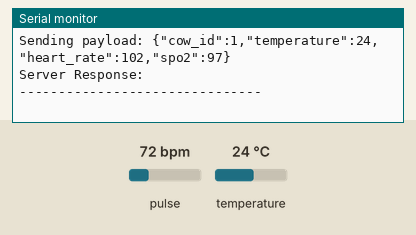
Recording of a sketch running on a simulated ESP32. Shown: the last lines printed to the serial monitor. The inputs (shaded band) are chosen by the test bench; at power-on: pulse 72 bpm, temperature 24 °C. WiFi joins after 1.5 s; servers stay silent unless stated; uploads are accepted with an empty reply; random numbers use the default seed unless the sketch sets one.

Above: at 3.7 s.
3.8 s: pulse set to 42 bpm
6.1 s: temperature set to 12 °C
8.4 s: pulse set to 130 bpm
At 9.46 s:
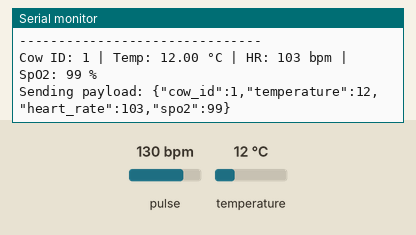
10.7 s: temperature set to 19 °C
At 11.3 s:
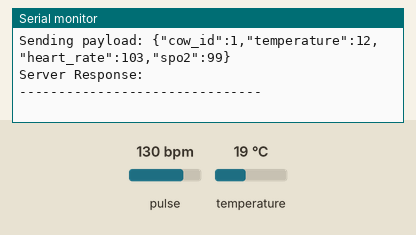

Measured:
- after the input at 8.4 s, the serial monitor: prints a new line after 0.90 s (image 1)

The sketch:

sensor_detak_jantung.ino
```cpp
#include <WiFi.h>
#include <HTTPClient.h>
#include <OneWire.h>
#include <DallasTemperature.h>
#include <ArduinoJson.h>
#include "MAX30105.h"
#include "heartRate.h"

// ===== WiFi =====
const char* ssid = "KOST_PUTRA";
const char* password = "1sampai8";

// ===== API Server =====
const char* serverUrl = "http://192.168.1.25:5001/api/temperature";

// ===== DS18B20 =====
#define ONE_WIRE_BUS 4
OneWire oneWire(ONE_WIRE_BUS);
DallasTemperature sensors(&oneWire);

// ===== MAX30102 =====
MAX30105 particleSensor;

int cow_id = 1; // ID sapi

void setup() {
  Serial.begin(115200);
  delay(1000);

  // ===== DS18B20 =====
  sensors.begin();

  // ===== MAX30102 =====
  if (!particleSensor.begin(Wire, I2C_SPEED_STANDARD)) {
    Serial.println("MAX30102 tidak terdeteksi. Periksa sambungan kabel!");
    while (1);
  }

  particleSensor.setup(); // Setup default sensor
  particleSensor.setPulseAmplitudeRed(0x0A);   // LED Merah
  particleSensor.setPulseAmplitudeGreen(0);    // Matikan LED hijau
  particleSensor.setPulseAmplitudeIR(0x0A);    // LED IR

  // ===== WiFi Connect =====
  Serial.println("Connecting to WiFi...");
  WiFi.begin(ssid, password);
  int retryCount = 0;
  while (WiFi.status() != WL_CONNECTED) {
    delay(500);
    Serial.print(".");
    retryCount++;
    if (retryCount > 60) {
      Serial.println("\nFailed to connect WiFi!");
      break;
    }
  }

  if (WiFi.status() == WL_CONNECTED) {
    Serial.println("\nWiFi connected!");
    Serial.print("IP Address: ");
    Serial.println(WiFi.localIP());
  }
}

void loop() {
  // ===== Baca suhu =====
  sensors.requestTemperatures();
  float temperature = sensors.getTempCByIndex(0);

  if (temperature == DEVICE_DISCONNECTED_C) {
    Serial.println("Error: Sensor suhu tidak terpasang dengan benar");
    delay(2000);
    return;
  }

  // ===== Baca detak jantung dan SpO2 =====
  long irValue = particleSensor.getIR();

  if (irValue < 50000) {
    Serial.println("Letakkan jari di sensor MAX30102...");
  } else {
    float heartRate = 0.0;
    float spo2 = 0.0;
    bool validHeartRate = false;
    bool validSpO2 = false;

    // Algoritma sederhana SparkFun (tidak akurat klinis)
    heartRate = particleSensor.getIR();
    spo2 = particleSensor.getRed();

    // (Untuk demo, gunakan data mentah)
    heartRate = map(irValue, 50000, 120000, 60, 120); // Estimasi BPM kasar
    spo2 = random(95, 100); // Dummy range SpO2 agar tampil wajar

    // ===== Tampilkan di Serial Monitor =====
    Serial.print("Cow ID: "); Serial.print(cow_id);
    Serial.print(" | Temp: "); Serial.print(temperature, 2); Serial.print(" °C");
    Serial.print(" | HR: "); Serial.print(heartRate, 0); Serial.print(" bpm");
    Serial.print(" | SpO2: "); Serial.print(spo2, 0); Serial.println(" %");

    // ===== Kirim ke server =====
    if (WiFi.status() == WL_CONNECTED) {
      HTTPClient http;
      http.begin(serverUrl);
      http.addHeader("Content-Type", "application/json");

      StaticJsonDocument<200> doc;
      doc["cow_id"] = cow_id;
      doc["temperature"] = temperature;
      doc["heart_rate"] = heartRate;
      doc["spo2"] = spo2;

      String payload;
      serializeJson(doc, payload);
      Serial.print("Sending payload: ");
      Serial.println(payload);

      int httpResponseCode = http.POST(payload);

      if (httpResponseCode == HTTP_CODE_OK || httpResponseCode == 201) {
        String response = http.getString();
        Serial.print("Server Response: ");
        Serial.println(response);
      } else {
        Serial.print("Error sending POST. HTTP Code: ");
        Serial.println(httpResponseCode);
      }

      http.end();
    } else {
      Serial.println("WiFi not connected. Cannot send data.");
    }
  }

  Serial.println("-------------------------------");
  delay(5000); // Kirim tiap 5 detik
}
```
